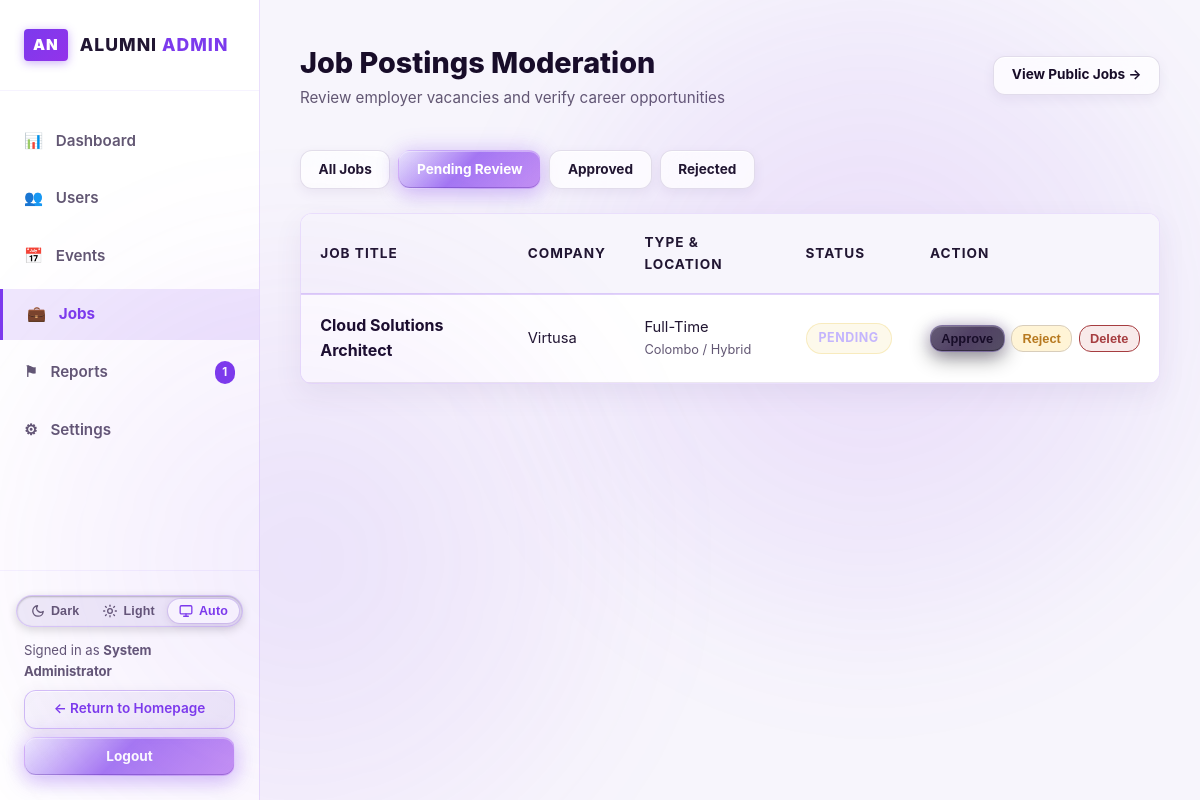
Screenshot of /admin/jobs.php?status=pending (signed in) with the database file from the repository.
### tables this page shows
CREATE TABLE IF NOT EXISTS jobs (
    id INT AUTO_INCREMENT PRIMARY KEY,
    title VARCHAR(200) NOT NULL,
    company VARCHAR(150) NOT NULL,
    description TEXT NOT NULL,
    contact_email VARCHAR(200) DEFAULT NULL,
    requirements TEXT DEFAULT NULL,
    location VARCHAR(150) NOT NULL,
    job_type ENUM('Full-Time', 'Part-Time', 'Internship', 'Contract', 'Remote') NOT NULL DEFAULT 'Full-Time',
    application_link VARCHAR(255) NULL,
    deadline DATE DEFAULT NULL,
    posted_by INT NOT NULL,
    status ENUM('pending', 'approved', 'rejected') NOT NULL DEFAULT 'approved',
    posted_at TIMESTAMP DEFAULT CURRENT_TIMESTAMP,
    expires_at DATE NULL,
    INDEX idx_jobs_posted_by (posted_by),
    INDEX idx_jobs_status (status),
    INDEX idx_jobs_type (job_type),
    FOREIGN KEY (posted_by) REFERENCES users(id) ON DELETE CASCADE
);

### config/db.php (called while the page is built, shortened)
<?php
$db_host = '127.0.0.1';
$db_name = 'alumni_network';
$db_user = 'root';
$db_pass = '';
try {
    $db_connected = true;
} catch (PDOException $e) {
    try {
        $root_pdo = new PDO("mysql:host={$db_host};charset=utf8mb4", $db_user, $db_pass);
        $root_pdo->exec("CREATE DATABASE IF NOT EXISTS `{$db_name}` CHARACTER SET utf8mb4 COLLATE utf8mb4_unicode_ci");
        $pdo = new PDO("mysql:host={$db_host};dbname={$db_name};charset=utf8mb4", $db_user, $db_pass, [
            PDO::ATTR_ERRMODE => PDO::ERRMODE_EXCEPTION,
            PDO::ATTR_DEFAULT_FETCH_MODE => PDO::FETCH_ASSOC
        ]);
        $schemaPath = __DIR__ . '/../database/schema.sql';
        if (file_exists($schemaPath)) {
            $sql = file_get_contents($schemaPath);
            $pdo->exec($sql);
        }
        $db_connected = true;
    } catch (Exception $sub_ex) {
        $db_connected = false;
    }
}
function get_base_url() {
    $script_dir = str_replace('\\', '/', dirname($_SERVER['SCRIPT_NAME']));
    $parts = array_values(array_filter(explode('/', trim($script_dir, '/')), function($p) {
        return $p !== '' && $p !== '.';
    }));
    if (!empty($parts) && in_array(end($parts), ['auth', 'admin', 'config', 'includes'])) {
        array_pop($parts);
    }
    $path = implode('/', $parts);
    return '/' . ($path ? $path . '/' : '');
}

### admin/jobs.php (the view, shortened to what this page needs)
<?php
require_once __DIR__ . '/../config/db.php';
$baseUrl = get_base_url();
$statusFilter = trim($_GET['status'] ?? '');
$jobsList = [];
if ($db_connected && $pdo) {
    try {
        $sql = "
            SELECT j.*, CONCAT(u.first_name, ' ', u.last_name) AS poster_name, u.email AS poster_email
            FROM jobs j
            LEFT JOIN users u ON j.posted_by = u.id
        ";
        $params = [];
        if (!empty($statusFilter)) {
            $sql .= " WHERE j.status = ?";
            $params[] = $statusFilter;
        }
        $sql .= " ORDER BY FIELD(j.status, 'pending', 'approved', 'rejected'), j.posted_at DESC";
        $stmt = $pdo->prepare($sql);
        $stmt->execute($params);
        $jobsList = $stmt->fetchAll();
    } catch (Exception $e) {
        $jobsList = [];
    }
}
?>
<!DOCTYPE html>
<html lang="en">
<head>
    <link rel="stylesheet" href="<?php echo $baseUrl; ?>assets/css/style.css">
</head>
<body>
<div class="admin-layout">
    <?php require_once __DIR__ . '/includes/sidebar.php'; ?>
    <main class="admin-main">
        <div class="admin-header">
            <div>
                <h1 class="admin-title">Job Postings Moderation</h1>
                <p style="color: var(--text-muted); font-size: 0.95rem;">Review employer vacancies and verify career opportunities</p>
            </div>
            <div>
                <a href="<?php echo $baseUrl; ?>jobs.php" target="_blank" class="btn btn-outline-light btn-sm" style="color: var(--text-light); border-color: var(--border-color);">
                    View Public Jobs &rarr;
                </a>
            </div>
        </div>
        <div style="display: flex; gap: 0.5rem; margin-bottom: 1.5rem; flex-wrap: wrap;">
            <a href="jobs.php" class="btn <?php echo empty($statusFilter) ? 'btn-gold' : 'btn-outline-light'; ?> btn-sm" style="<?php echo empty($statusFilter) ? '' : 'color: var(--text-color); border-color: var(--border-color);'; ?>">
                All Jobs
            </a>
            <a href="jobs.php?status=pending" class="btn <?php echo ($statusFilter === 'pending') ? 'btn-gold' : 'btn-outline-light'; ?> btn-sm" style="<?php echo ($statusFilter === 'pending') ? '' : 'color: var(--text-color); border-color: var(--border-color);'; ?>">
                Pending Review
            </a>
            <a href="jobs.php?status=approved" class="btn <?php echo ($statusFilter === 'approved') ? 'btn-gold' : 'btn-outline-light'; ?> btn-sm" style="<?php echo ($statusFilter === 'approved') ? '' : 'color: var(--text-color); border-color: var(--border-color);'; ?>">
                Approved
            </a>
            <a href="jobs.php?status=rejected" class="btn <?php echo ($statusFilter === 'rejected') ? 'btn-gold' : 'btn-outline-light'; ?> btn-sm" style="<?php echo ($statusFilter === 'rejected') ? '' : 'color: var(--text-color); border-color: var(--border-color);'; ?>">
                Rejected
            </a>
        </div>
        <div class="table-responsive">
            <table class="admin-table">
                <thead>
                    <tr>
                        <th>Job Title</th>
                        <th>Company</th>
                        <th>Type &amp; Location</th>
                        <th>Status</th>
                        <th>Action</th>
                    </tr>
                </thead>
                <tbody>
                    <?php foreach ($jobsList as $job): ?>
                        <tr>
                            <td>
                                <strong style="color: var(--text-light); font-size: 1rem;">
                                    <?php echo htmlspecialchars($job['title']); ?>
                                </strong>
                            </td>
                            <td><?php echo htmlspecialchars($job['company']); ?></td>
                            <td>
                                <div><?php echo htmlspecialchars($job['job_type']); ?></div>
                                <div style="font-size: 0.8rem; color: var(--text-muted);"><?php echo htmlspecialchars($job['location']); ?></div>
                            </td>
                            <td>
                                <span class="badge badge-<?php echo strtolower($job['status']); ?>">
                                    <?php echo ucfirst($job['status']); ?>
                                </span>
                            </td>
                            <td>
                                <div style="display: flex; gap: 0.4rem;">
                                    <?php if ($job['status'] !== 'approved'): ?>
                                        <form method="POST" style="display: inline;">
                                            <button type="submit" class="btn btn-primary btn-sm" style="padding: 0.3rem 0.65rem; font-size: 0.8rem;">
                                                Approve
                                            </button>
                                        </form>
                                    <?php endif; ?>
                                    <?php if ($job['status'] !== 'rejected'): ?>
                                        <form method="POST" style="display: inline;">
                                            <button type="submit" class="btn btn-sm" style="background: #FFF4D6; color: #B7791F; border: 1px solid #D8CDBB; padding: 0.3rem 0.65rem; font-size: 0.8rem;">
                                                Reject
                                            </button>
                                        </form>
                                    <?php endif; ?>
                                    <form method="POST" style="display: inline;" onsubmit="return confirm('Delete this job posting?');">
                                        <button type="submit" class="btn btn-sm" style="background: #F8EAEA; color: #A63D40; border: 1px solid #A63D40; padding: 0.3rem 0.65rem; font-size: 0.8rem;">
                                            Delete
                                        </button>
                                    </form>
                                </div>
                            </td>
                        </tr>
                    <?php endforeach; ?>
                </tbody>
            </table>
        </div>
    </main>
</div>
</body>
</html>

### rows the page displays
jobs: title "Cloud Solutions Architect", company "Virtusa", job_type "Full-Time", location "Colombo / Hybrid", status "PENDING"

### other values shown
$pendingRepCount "1"
$_SESSION['user_name'] "System Administrator"
